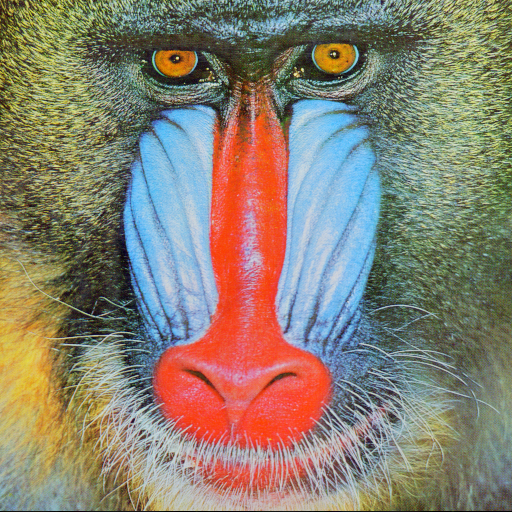
#> input picture trabalho2/trabalhaho2-ra204481/images/baboon.png, 512 x 512 px, found by its file name
$ python filterTest.py   (older library calls are emulated)
#> lines starting #> are read from the running program, lines starting #| are printed output that depends on the picture
import cv2
import numpy as np
import matplotlib.pyplot as plt

# Read the input image
image = cv2.imread('/home/pedrobastos/repositories/mc920/images/baboon.png', cv2.IMREAD_GRAYSCALE)
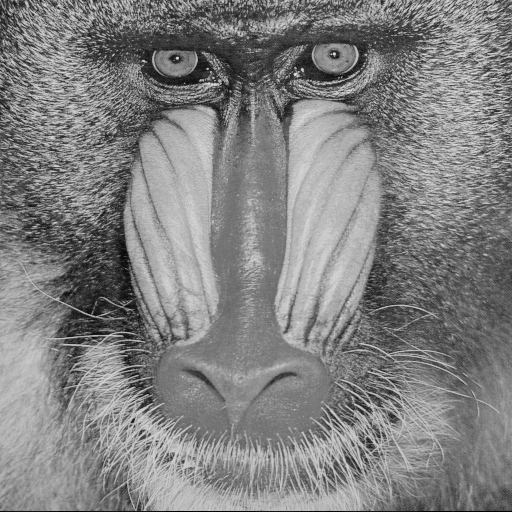
#> image: shape (512, 512); min 0, max 230, mean 129.1

# Compute the Fourier Transform
dft = cv2.dft(np.float32(image), flags=cv2.DFT_COMPLEX_OUTPUT)

# Shift the zero frequency component to the center
dft_shift = np.fft.fftshift(dft)

# Compute the magnitude spectrum
magnitude_spectrum = 20 * np.log(cv2.magnitude(dft_shift[:, :, 0], dft_shift[:, :, 1]))
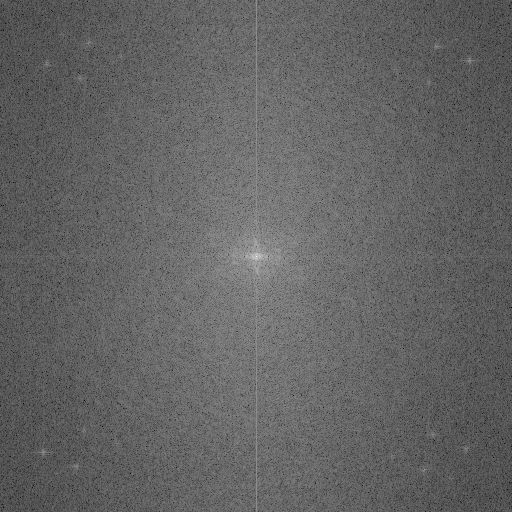
#> magnitude_spectrum: shape (512, 512) float32; min 67.74, max 346.7, mean 177; drawn with min black and max white

# Create a filter (e.g., high-pass filter)
rows, cols = image.shape
#> rows = 512; cols = 512
crow, ccol = rows // 2, cols // 2
#> crow = 256; ccol = 256
mask = np.ones((rows, cols, 2), np.uint8)
mask[crow - 30:crow + 30, ccol - 30:ccol + 30] = 0

# Apply the filter to the magnitude spectrum
# filtered_spectrum = dft_shift * mask
filtered_spectrum = dft_shift * mask

# Inverse transform the filtered spectrum
inverse_fft_shift = np.fft.ifftshift(filtered_spectrum)
filtered_image = cv2.idft(inverse_fft_shift)

# Take the real part of the filtered image and convert it to uint8
filtered_image_real = cv2.normalize(filtered_image[:, :, 0], None, 0, 255, cv2.NORM_MINMAX, dtype=cv2.CV_8U)
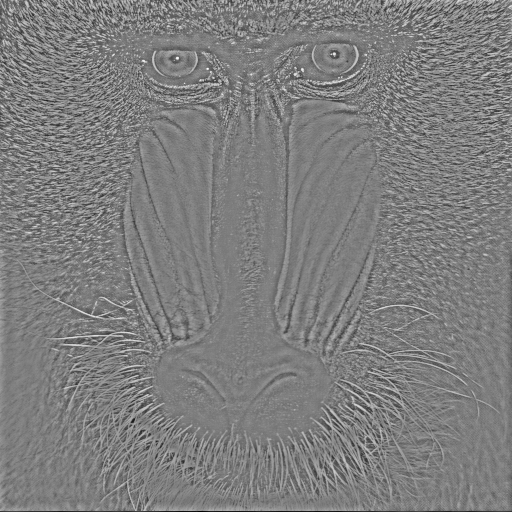
#> filtered_image_real: shape (512, 512); min 0, max 255, mean 126

# Display the original and the filtered image
plt.subplot(121), plt.imshow(image, cmap='gray')
plt.title('Input Image'), plt.xticks([]), plt.yticks([])
plt.subplot(122), plt.imshow(filtered_image_real, cmap='gray')
plt.title('Magnitude Spectrum'), plt.xticks([]), plt.yticks([])
plt.show()
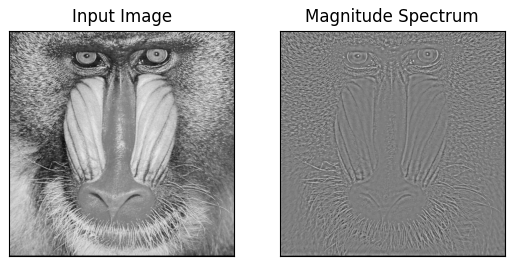
#> figure drawn by matplotlib, 2 panels

$ run again, with trabalho2/trabalhaho2-ra204481/images/peppers.png copied over trabalho2/trabalhaho2-ra204481/images/baboon.png
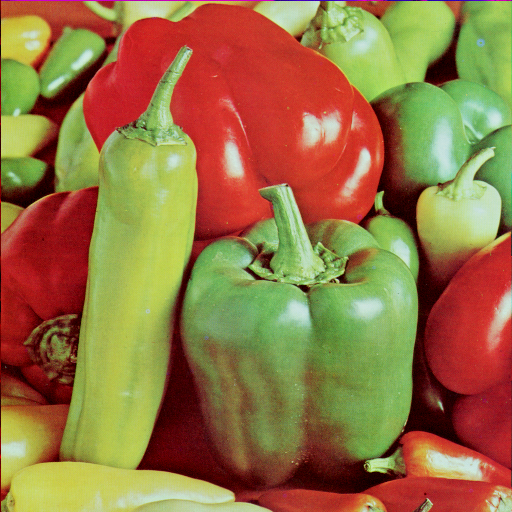
#> input picture trabalho2/trabalhaho2-ra204481/images/peppers.png, 512 x 512 px, found by its file name
#> `filtered_image_real = cv2.normalize(filtered_image[:, :, 0], None, 0, ..`:
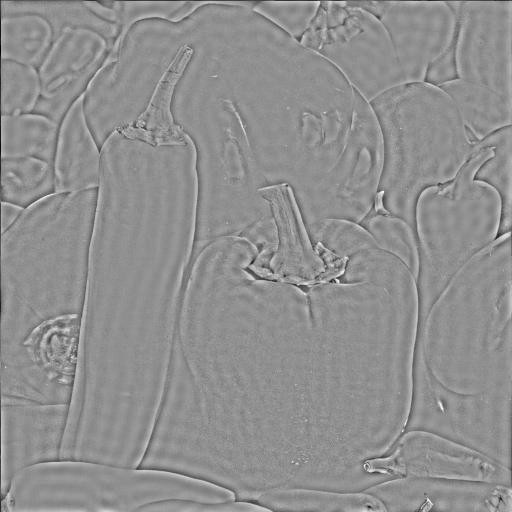
#> filtered_image_real: shape (512, 512); min 0, max 255, mean 143.8
#> `plt.show()`:
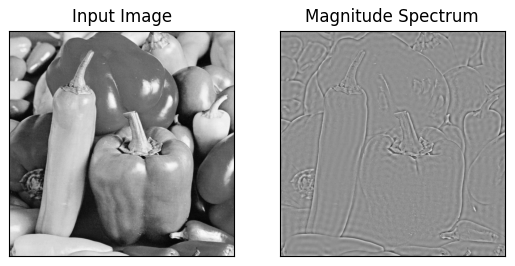
#> figure drawn by matplotlib, 2 panels
